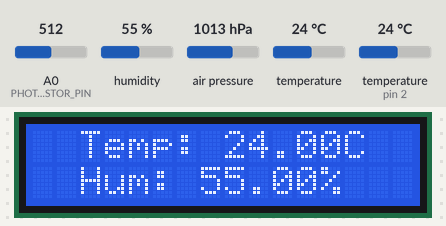
The sketch below on a simulated Arduino Uno, built with avr-gcc and run on an emulated ATmega328P. Shown: 16×2 character LCD. The inputs (shaded band) are chosen by the test bench; at power-on: A0 (PHOTORESISTOR_PIN) = 512, humidity 55 %, air pressure 1013 hPa, temperature (sensor on pin 2) 24 °C, temperature 24 °C. What the sketch prints to the serial monitor is not drawn.

Above: at 3.2 s.
3.3 s: A0 (PHOTORESISTOR_PIN) set to 110
At 17.1 s:
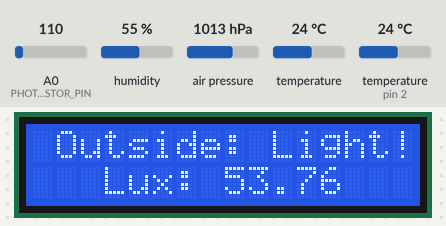
17.3 s: A0 (PHOTORESISTOR_PIN) set to 94
At 25.2 s:
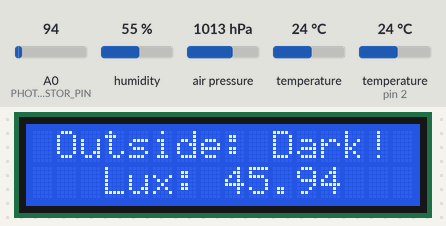
28.4 s: humidity set to 22 %
At 36.4 s:
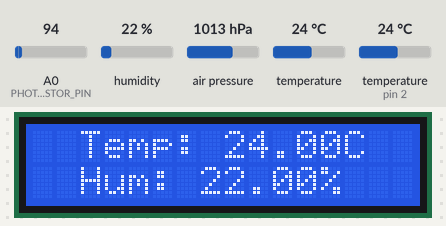
39.5 s: air pressure set to 952 hPa
At 47.2 s:
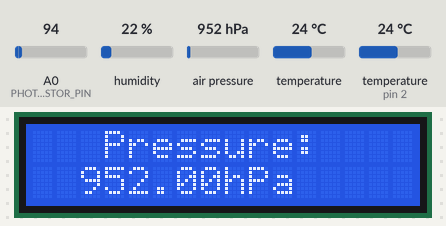
50.2 s: temperature (sensor on pin 2) set to 12 °C
At 51.9 s:
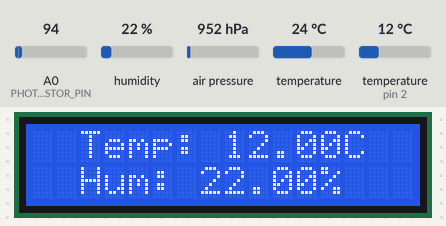
55.8 s: air pressure set to 975 hPa
At 63.9 s:
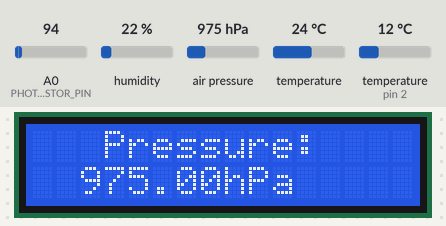
Timing chart, 0 to 65.4 s (numbered marks = the images above; inputs shaded):
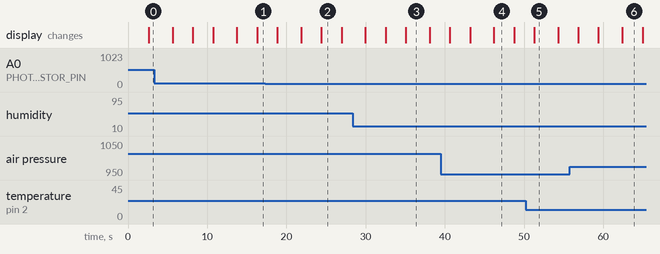

Measured:
- the behaviour switches between 103 and 102 on A0 (PHOTORESISTOR_PIN) (found by bisection; images 1 and 2)
- after the input at 17.3 s, the display: first differs from a run without the input after 7.1 s (image 2)
- what the display in image 2 shows lasts 2.6 s, from 24.4 s to 27.0 s
- what the display in image 3 shows lasts 3.0 s, from 35.1 s to 38.1 s

The sketch:

system.ino
```cpp
#include <LiquidCrystal_I2C.h>
#include <DHT.h>
#include <Adafruit_BMP280.h>
#include <Wire.h>

#define I2C_ADDR    0x3F
#define LCD_COLUMNS 16
#define LCD_LINES   2
#define DHTPIN 2
#define DHTTYPE DHT22
#define PHOTORESISTOR_PIN A0

LiquidCrystal_I2C lcd(I2C_ADDR, LCD_COLUMNS, LCD_LINES);
DHT dht(DHTPIN, DHTTYPE);
Adafruit_BMP280 bmp;
Adafruit_Sensor *bmp_temp = bmp.getTemperatureSensor();
Adafruit_Sensor *bmp_pressure = bmp.getPressureSensor();

void setup() {
  Serial.begin(9600);

  lcd.init();
  lcd.backlight();
  dht.begin();

  pinMode(PHOTORESISTOR_PIN, INPUT);

  lcd.setCursor(0, 0);
  lcd.print("Marius' project!");

  unsigned status;
  status = bmp.begin(BMP280_ADDRESS_ALT, BMP280_CHIPID);
  if (!status) {
    Serial.println(F("Could not find a valid BMP280 sensor, check wiring or "
                      "try a different address!"));
    Serial.print("SensorID was: 0x"); Serial.println(bmp.sensorID(),16);
    Serial.print("        ID of 0xFF probably means a bad address, a BMP 180 or BMP 085\n");
    Serial.print("   ID of 0x56-0x58 represents a BMP 280,\n");
    Serial.print("        ID of 0x60 represents a BME 280.\n");
    Serial.print("        ID of 0x61 represents a BME 680.\n");
    while (1) delay(10);
  }

  /* Default settings from datasheet. */
  bmp.setSampling(Adafruit_BMP280::MODE_NORMAL,     /* Operating Mode. */
                  Adafruit_BMP280::SAMPLING_X2,     /* Temp. oversampling */
                  Adafruit_BMP280::SAMPLING_X16,    /* Pressure oversampling */
                  Adafruit_BMP280::FILTER_X16,      /* Filtering. */
                  Adafruit_BMP280::STANDBY_MS_500); /* Standby time. */

  bmp_temp->printSensorDetails();
}


void loop() {
  // Wait a few seconds between measurements.
  delay(2500);


  // FOTOREZISTOR PT LUMINA
  Serial.println(analogRead(PHOTORESISTOR_PIN));

 int ldrValue = analogRead(PHOTORESISTOR_PIN);

  // Conversia valorii brute într-o valoare de tensiune (0 - 5V)
  float voltage = ldrValue * (5.0 / 1023.0);

  // Conversia tensiunii în lux
  float lux = voltageToLux(voltage);

  // DHT22 PT TEMP&UMIDITATE
  // Reading temperature or humidity takes about 250 milliseconds!
  // Sensor readings may also be up to 2 seconds 'old' (its a very slow sensor)
  float h = dht.readHumidity();
  // Read temperature as Celsius (the default)
  float t = dht.readTemperature();


  // BMP280 PT TEMP&PRESIUNE
  sensors_event_t temp_event, pressure_event;
  bmp_temp->getEvent(&temp_event);
  bmp_pressure->getEvent(&pressure_event);

  // Check if any reads failed and exit early (to try again).
  if (isnan(h) || isnan(t)) {
    Serial.println(F("Failed to read from DHT sensor!"));
    return;
  }

  //AFISARE LDC:
  //Tura 1
  lcd.clear();
  lcd.setCursor(0, 0);
  lcd.print("  Temp: ");
  lcd.print(t);
  lcd.print("C");
  lcd.setCursor(0, 1);
  lcd.print("  Hum: ");
  lcd.print(h);
  lcd.print("%");


  //Tura 2
  delay(3000);
  lcd.clear();
  lcd.setCursor(3, 0);
  lcd.print("Pressure:");
  lcd.setCursor(2, 1);
  lcd.print(pressure_event.pressure);
  lcd.print("hPa");

  //Tura 3
  delay(2500);
  lcd.clear();
  lcd.setCursor(1, 0);
  lcd.print("Outside: ");
  if (lux > 50) {
    lcd.print("Light!");
  } else {
    lcd.print("Dark!");
  }

  lcd.setCursor(2, 1);
  lcd.print(" Lux: ");
  lcd.print(lux);


  //Afisare Monitor
  Serial.print(F("Humidity: "));
  Serial.print(h);
  Serial.print(F("%  Temperature: "));
  Serial.print(t);
  Serial.println(F("°C "));

  Serial.print(F("T = "));
  Serial.print(temp_event.temperature);
  Serial.println(" *C");

  Serial.print(F("P = "));
  Serial.print(pressure_event.pressure);
  Serial.println(" hPa");
  Serial.print("Lux: ");
  Serial.print(lux);
  Serial.println();
}

float voltageToLux(float voltage) {
  // Formula de conversie depinde de caracteristicile LDR și configurația circuitului
  // Exemplu simplificat: Lux = (voltage * 100)
  return voltage * 100.0;
}
```
